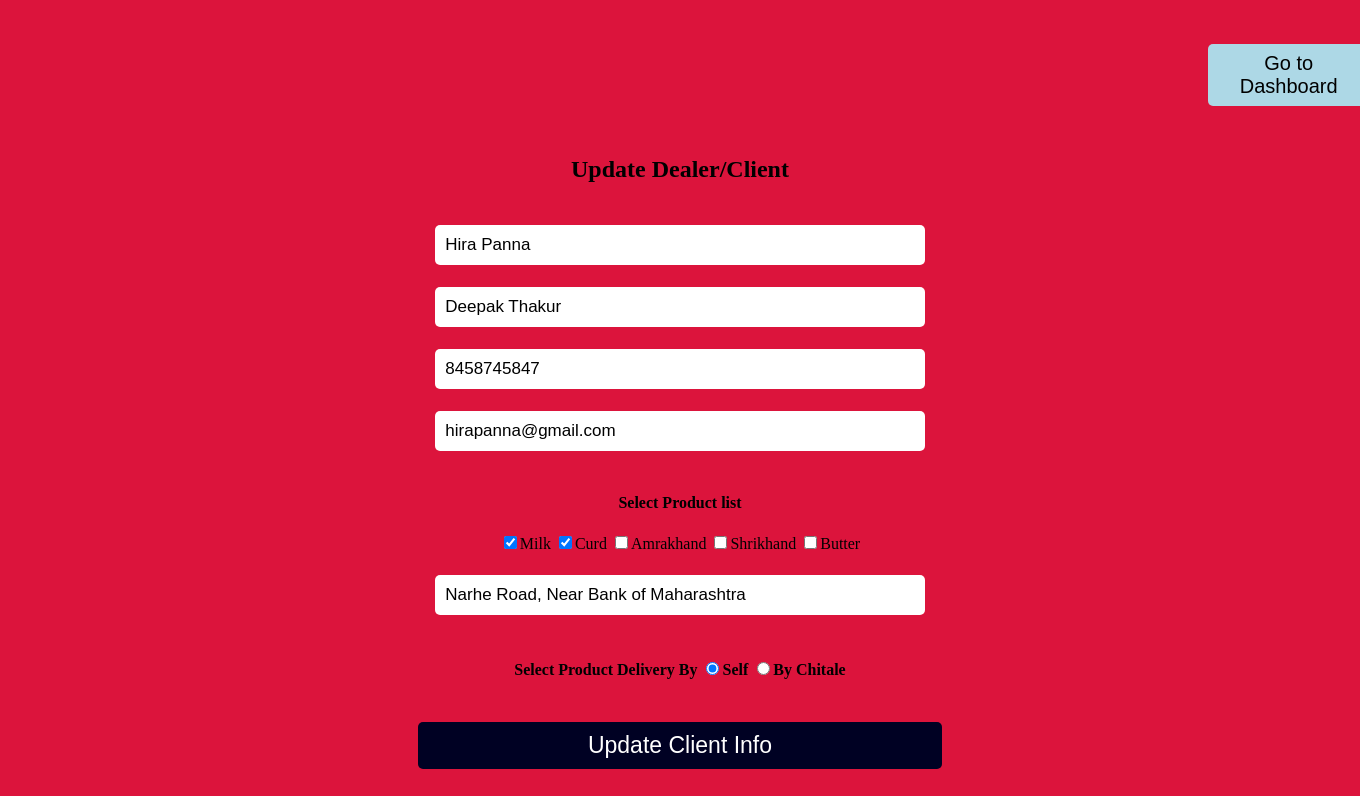
The app's page /index.php/CRMController/update_new_client_data?id=1 with its own data.
### tables this page shows
CREATE TABLE `new_client` (
  `client_id` int(11) NOT NULL,
  `shopname` varchar(30) NOT NULL,
  `cname` varchar(20) NOT NULL,
  `mobileno` bigint(10) NOT NULL,
  `emailid` varchar(100) NOT NULL,
  `product` varchar(100) NOT NULL,
  `shopaddress` varchar(500) NOT NULL,
  `deliveryby` varchar(20) NOT NULL
);

### application/controllers/CRMController.php (called while the page is built, shortened)
<?php
class CRMController extends CI_Controller
{
	public function __construct()
	{
		$this->load->database();
		$this->load->helper('url');
		$this->load->model('CRM_Model');
	}
   public function update_new_client_data()
   {
       $inputdata=$this->input->get('id');
       $result['data']=$this->CRM_Model->dispayclientdataAccToId($inputdata);
       $this->load->view('Update_NewClient',$result);
   }
}
?>

### index.php (called while the page is built, shortened)
<?php
require_once BASEPATH.'core/CodeIgniter.php';

### application/models/CRM_Model.php (called while the page is built, shortened)
<?php
class CRM_Model extends CI_Model
{
	public function dispayclientdataAccToId($inputdata)
	{
		return $this->db->query("select * from new_client where client_id=$inputdata")->result();
	}
}
?>

### application/views/Update_NewClient.php (the view, shortened to what this page needs)
<!DOCTYPE html>
<html>
<head>
</head>
<body bgcolor="crimson">
	<br><br>
  <a href="go_to_dashboard"><button style="margin-left: 1200px;">Go to Dashboard</button></a>
	<form method="post">
   <center>
   	<br>
   	<?php
   		foreach($data as $row)
   		{
   	?>
		<table width="60%" cellpadding="10">
			<tr>
				<td>
				   <center>	<h2>Update Dealer/Client</h2> </center>
				 </td>
			</tr>
			<tr>
				<td>
					<center>
			<input type="text" placeholder="Enter shop/company name" name="shopname" value="<?php echo $row->shopname; ?>">
                    </center>
				</td>
			</tr>
			<tr>
				<td>
					<center>
					<input type="text" placeholder="Enter name of Client" name="cname" value="<?php echo $row->cname; ?>">
				   </center>
				</td>
			</tr>
			<tr>
				<td>
					<center>
				<input type="text" placeholder="Enter mobile no" name="mobileno" value="<?php echo $row->mobileno; ?>">
                    </center>
				</td>
			</tr>
			<tr>
				<td>
					<center>
			           <input type="email" placeholder="Enter email id" name="emailid" value="<?php echo $row->emailid; ?>">
                    </center>
				</td>
			</tr>
           <tr>
				<td>
					<center>
						<?php
							$chkbox=$row->product;
							$arr=explode(" ",$chkbox);
						?>
						<h4>Select Product list </h4>
			           <input type="checkbox" <?php if(in_array("Milk",$arr)) { echo "checked"; } ?> name="product[]" value="Milk">Milk
			           <input type="checkbox" <?php if(in_array("Curd",$arr)) { echo "checked"; } ?> name="product[]" value="Curd">Curd
			           <input type="checkbox" <?php if(in_array("Amrakhand",$arr)) { echo "checked"; } ?> name="product[]" value="Amrakhand">Amrakhand
			           <input type="checkbox" <?php if(in_array("Shrikhand",$arr)) { echo "checked"; } ?> name="product[]" value="Shrikhand">Shrikhand
			           <input type="checkbox" <?php if(in_array("Butter",$arr)) { echo "checked"; } ?> name="product[]" value="Butter">Butter
                    </center>
				</td>
			</tr>
           <tr>
				<td>
					<center>
			    <input type="text" placeholder="Delivery shop Address" name="shopaddress" value="<?php echo $row->shopaddress; ?>">
                    </center>
				</td>
			</tr>
            <tr>
				<td><center>
					   <h4>Select Product Delivery By
			             <input type="radio" name="deliveryby" value="Self" <?php if($row->deliveryby=='Self') { echo "checked"; } ?> >Self
			             <input type="radio" name="deliveryby" value="By Chitale" <?php if($row->deliveryby=='By Chitale') { echo "checked"; } ?> >By Chitale
			           </h4>
			       </center>
				</td>
			</tr>
			<tr>
				<td>
					<center>
			<input type="submit" name="updateclientsubmit" value="Update Client Info">
                    </center>
				</td>
			</tr>
		</table>
	<?php
		}
	?>
    </center>
   </form>
</body>
</html>

### application/views/Update_NewClient.php (style rules this page uses)
input[type="email"],input[type="text"] { padding: 10px; width: 60%; border-radius: 5px; font-size: 17px; border: none; }
input[type="submit"] { padding: 10px; width: 67%; border-radius: 5px; font-size: 23px; border: none; background-color: #000123; color: white; }
button { padding: 8px; width: 12%; border-radius: 5px; font-size: 20px; border: none; background-color: lightblue; }

### records on screen
new_client: shopname "Hira Panna", cname "Deepak Thakur", mobileno "8458745847", emailid "hirapanna@gmail.com", product "☑", shopaddress "Narhe Road, Near Bank of Maharashtra", deliveryby "☑"
